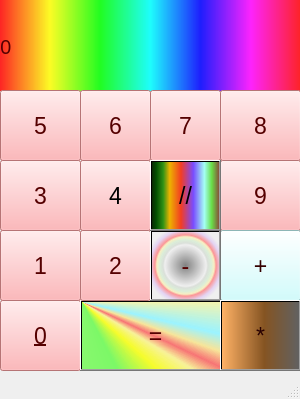
<?xml version="1.0" encoding="UTF-8"?>
<ui version="4.0">
 <class>MainWindow</class>
 <widget class="QMainWindow" name="MainWindow">
  <property name="geometry">
   <rect>
    <x>0</x>
    <y>0</y>
    <width>300</width>
    <height>399</height>
   </rect>
  </property>
  <property name="windowTitle">
   <string>Каккулятор</string>
  </property>
  <widget class="QWidget" name="centralwidget">
   <widget class="QLabel" name="label">
    <property name="geometry">
     <rect>
      <x>0</x>
      <y>0</y>
      <width>301</width>
      <height>91</height>
     </rect>
    </property>
    <property name="font">
     <font>
      <family>a_AlgeriusCapsNr</family>
      <pointsize>15</pointsize>
      <weight>50</weight>
      <italic>false</italic>
      <bold>false</bold>
     </font>
    </property>
    <property name="styleSheet">
     <string notr="true">background-color: qlineargradient(spread:pad, x1:0, y1:0, x2:1, y2:0, stop:0 rgba(255, 0, 0, 217), stop:0.166 rgba(255, 255, 0, 215), stop:0.333 rgba(0, 255, 0, 220), stop:0.5 rgba(0, 255, 255, 223), stop:0.666 rgba(0, 0, 255, 223), stop:0.833 rgba(255, 0, 255, 218), stop:1 rgba(255, 0, 0, 218));
color: rgb(85, 0, 0);</string>
    </property>
    <property name="text">
     <string>0</string>
    </property>
    <property name="margin">
     <number>10</number>
    </property>
   </widget>
   <widget class="QPushButton" name="pushButton">
    <property name="geometry">
     <rect>
      <x>0</x>
      <y>300</y>
      <width>81</width>
      <height>71</height>
     </rect>
    </property>
    <property name="font">
     <font>
      <pointsize>17</pointsize>
      <underline>true</underline>
      <strikeout>false</strikeout>
     </font>
    </property>
    <property name="styleSheet">
     <string notr="true">background-color: rgb(255, 162, 164);
color: rgb(85, 0, 0);</string>
    </property>
    <property name="text">
     <string>0</string>
    </property>
   </widget>
   <widget class="QPushButton" name="pushButtonR">
    <property name="geometry">
     <rect>
      <x>80</x>
      <y>300</y>
      <width>151</width>
      <height>71</height>
     </rect>
    </property>
    <property name="font">
     <font>
      <pointsize>17</pointsize>
     </font>
    </property>
    <property name="styleSheet">
     <string notr="true">background-color: qconicalgradient(cx:0, cy:0, angle:135, stop:0 rgba(255, 255, 0, 69), stop:0.412935 rgba(37, 255, 0, 145), stop:0.45 rgba(247, 255, 0, 208), stop:0.477581 rgba(255, 244, 71, 130), stop:0.497512 rgba(255, 0, 0, 130), stop:0.518717 rgba(255, 218, 71, 130), stop:0.55 rgba(155, 243, 255, 255), stop:0.625 rgba(255, 255, 0, 69), stop:1 rgba(255, 255, 0, 69));
border-color: rgb(255, 255, 255);
color: rgb(85, 0, 0);
</string>
    </property>
    <property name="text">
     <string>=</string>
    </property>
   </widget>
   <widget class="QPushButton" name="pushButton_1">
    <property name="geometry">
     <rect>
      <x>0</x>
      <y>230</y>
      <width>81</width>
      <height>71</height>
     </rect>
    </property>
    <property name="font">
     <font>
      <pointsize>17</pointsize>
     </font>
    </property>
    <property name="styleSheet">
     <string notr="true">background-color: rgb(255, 162, 164);
color: rgb(85, 0, 0);</string>
    </property>
    <property name="text">
     <string>1</string>
    </property>
   </widget>
   <widget class="QPushButton" name="pushButton_2">
    <property name="geometry">
     <rect>
      <x>80</x>
      <y>230</y>
      <width>71</width>
      <height>71</height>
     </rect>
    </property>
    <property name="font">
     <font>
      <pointsize>17</pointsize>
     </font>
    </property>
    <property name="styleSheet">
     <string notr="true">background-color: rgb(255, 162, 164);
color: rgb(85, 0, 0);</string>
    </property>
    <property name="text">
     <string>2</string>
    </property>
   </widget>
   <widget class="QPushButton" name="pushButton_3">
    <property name="geometry">
     <rect>
      <x>0</x>
      <y>160</y>
      <width>81</width>
      <height>71</height>
     </rect>
    </property>
    <property name="font">
     <font>
      <pointsize>17</pointsize>
     </font>
    </property>
    <property name="styleSheet">
     <string notr="true">background-color: rgb(255, 162, 164);
color: rgb(85, 0, 0);</string>
    </property>
    <property name="text">
     <string>3</string>
    </property>
   </widget>
   <widget class="QPushButton" name="pushButton_4">
    <property name="geometry">
     <rect>
      <x>80</x>
      <y>160</y>
      <width>71</width>
      <height>71</height>
     </rect>
    </property>
    <property name="font">
     <font>
      <pointsize>17</pointsize>
     </font>
    </property>
    <property name="styleSheet">
     <string notr="true">background-color: rgb(255, 162, 164);</string>
    </property>
    <property name="text">
     <string>4</string>
    </property>
   </widget>
   <widget class="QPushButton" name="pushButton_5">
    <property name="geometry">
     <rect>
      <x>0</x>
      <y>90</y>
      <width>81</width>
      <height>71</height>
     </rect>
    </property>
    <property name="font">
     <font>
      <pointsize>17</pointsize>
      <italic>false</italic>
      <underline>false</underline>
     </font>
    </property>
    <property name="styleSheet">
     <string notr="true">background-color: rgb(255, 162, 164);
color: rgb(85, 0, 0);</string>
    </property>
    <property name="text">
     <string>5</string>
    </property>
   </widget>
   <widget class="QPushButton" name="pushButton_6">
    <property name="geometry">
     <rect>
      <x>80</x>
      <y>90</y>
      <width>71</width>
      <height>71</height>
     </rect>
    </property>
    <property name="font">
     <font>
      <pointsize>17</pointsize>
     </font>
    </property>
    <property name="styleSheet">
     <string notr="true">background-color: rgb(255, 162, 164);
color: rgb(85, 0, 0);
</string>
    </property>
    <property name="text">
     <string>6</string>
    </property>
   </widget>
   <widget class="QPushButton" name="pushButton_7">
    <property name="geometry">
     <rect>
      <x>150</x>
      <y>90</y>
      <width>71</width>
      <height>71</height>
     </rect>
    </property>
    <property name="font">
     <font>
      <pointsize>17</pointsize>
     </font>
    </property>
    <property name="styleSheet">
     <string notr="true">background-color: rgb(255, 162, 164);
color: rgb(85, 0, 0);</string>
    </property>
    <property name="text">
     <string>7</string>
    </property>
   </widget>
   <widget class="QPushButton" name="pushButton_8">
    <property name="geometry">
     <rect>
      <x>220</x>
      <y>90</y>
      <width>81</width>
      <height>71</height>
     </rect>
    </property>
    <property name="font">
     <font>
      <pointsize>17</pointsize>
     </font>
    </property>
    <property name="styleSheet">
     <string notr="true">background-color: rgb(255, 162, 164);
color: rgb(85, 0, 0);</string>
    </property>
    <property name="text">
     <string>8</string>
    </property>
   </widget>
   <widget class="QPushButton" name="pushButton_9">
    <property name="geometry">
     <rect>
      <x>220</x>
      <y>160</y>
      <width>81</width>
      <height>71</height>
     </rect>
    </property>
    <property name="font">
     <font>
      <pointsize>17</pointsize>
     </font>
    </property>
    <property name="styleSheet">
     <string notr="true">background-color: rgb(255, 162, 164);
color: rgb(85, 0, 0);</string>
    </property>
    <property name="text">
     <string>9</string>
    </property>
   </widget>
   <widget class="QPushButton" name="pushButton_Plus">
    <property name="geometry">
     <rect>
      <x>220</x>
      <y>230</y>
      <width>81</width>
      <height>71</height>
     </rect>
    </property>
    <property name="font">
     <font>
      <pointsize>17</pointsize>
     </font>
    </property>
    <property name="styleSheet">
     <string notr="true">background-color: rgb(197, 255, 255);
color: rgb(85, 0, 0);
border-color: rgb(255, 255, 255);
background-color: qconicalgradient(cx:0.5, cy:0.5, angle:27.5, stop:0 rgba(102, 11, 11, 255), stop:0.16 rgba(136, 106, 22, 255), stop:0.225 rgba(166, 140, 41, 255), stop:0.285 rgba(204, 181, 74, 255), stop:0.345 rgba(235, 219, 102, 255), stop:0.415 rgba(245, 236, 112, 255), stop:0.52 rgba(209, 190, 76, 255), stop:0.57 rgba(187, 156, 51, 255), stop:0.635 rgba(168, 142, 42, 255), stop:0.695 rgba(202, 174, 68, 255), stop:0.75 rgba(218, 202, 86, 255), stop:0.815 rgba(208, 187, 73, 255), stop:0.88 rgba(187, 156, 51, 255), stop:0.935 rgba(137, 108, 26, 255), stop:1 rgba(105, 0, 0, 255));
color: rgb(52, 0, 0);</string>
    </property>
    <property name="text">
     <string>+</string>
    </property>
   </widget>
   <widget class="QPushButton" name="pushButton_Minus">
    <property name="geometry">
     <rect>
      <x>150</x>
      <y>230</y>
      <width>71</width>
      <height>71</height>
     </rect>
    </property>
    <property name="font">
     <font>
      <pointsize>17</pointsize>
     </font>
    </property>
    <property name="styleSheet">
     <string notr="true">color: rgb(85, 0, 0);
background-color: rgb(197, 255, 255);
background-color: qradialgradient(spread:pad, cx:0.5, cy:0.5, radius:0.593, fx:0.5, fy:0.5, stop:0 rgba(0, 0, 0, 117), stop:0.52 rgba(0, 0, 0, 0), stop:0.565 rgba(82, 121, 76, 33), stop:0.65 rgba(159, 235, 148, 64), stop:0.721925 rgba(255, 238, 150, 129), stop:0.77 rgba(255, 128, 128, 204), stop:0.89 rgba(191, 128, 255, 64), stop:1 rgba(0, 0, 0, 0));
</string>
    </property>
    <property name="text">
     <string>-</string>
    </property>
   </widget>
   <widget class="QPushButton" name="pushButton_Del">
    <property name="geometry">
     <rect>
      <x>150</x>
      <y>160</y>
      <width>71</width>
      <height>71</height>
     </rect>
    </property>
    <property name="font">
     <font>
      <pointsize>17</pointsize>
     </font>
    </property>
    <property name="styleSheet">
     <string notr="true">background-color: rgb(197, 255, 255);
background-color: qlineargradient(spread:pad, x1:0, y1:0, x2:1, y2:0, stop:0 rgba(9, 41, 4, 255), stop:0.0646766 rgba(2, 79, 0, 255), stop:0.169154 rgba(50, 147, 22, 255), stop:0.263682 rgba(236, 179, 0, 255), stop:0.432836 rgba(243, 61, 34, 255), stop:0.616915 rgba(121, 75, 255, 255), stop:0.781095 rgba(164, 255, 244, 255), stop:0.890547 rgba(104, 222, 71, 255), stop:1 rgba(135, 81, 60, 255));</string>
    </property>
    <property name="text">
     <string>//</string>
    </property>
   </widget>
   <widget class="QPushButton" name="pushButton_Ymn">
    <property name="geometry">
     <rect>
      <x>220</x>
      <y>300</y>
      <width>81</width>
      <height>71</height>
     </rect>
    </property>
    <property name="font">
     <font>
      <pointsize>17</pointsize>
     </font>
    </property>
    <property name="styleSheet">
     <string notr="true">background-color: rgb(197, 255, 255);
color: rgb(85, 0, 0);
background-color: qlineargradient(spread:pad, x1:0, y1:0, x2:1, y2:0, stop:0 rgba(255, 178, 102, 255), stop:0.55 rgba(133, 84, 34, 255), stop:1 rgba(97, 97, 97, 255));
color: rgb(40, 0, 0);</string>
    </property>
    <property name="text">
     <string>*</string>
    </property>
   </widget>
  </widget>
  <widget class="QStatusBar" name="statusbar"/>
 </widget>
 <resources/>
 <connections/>
</ui>
